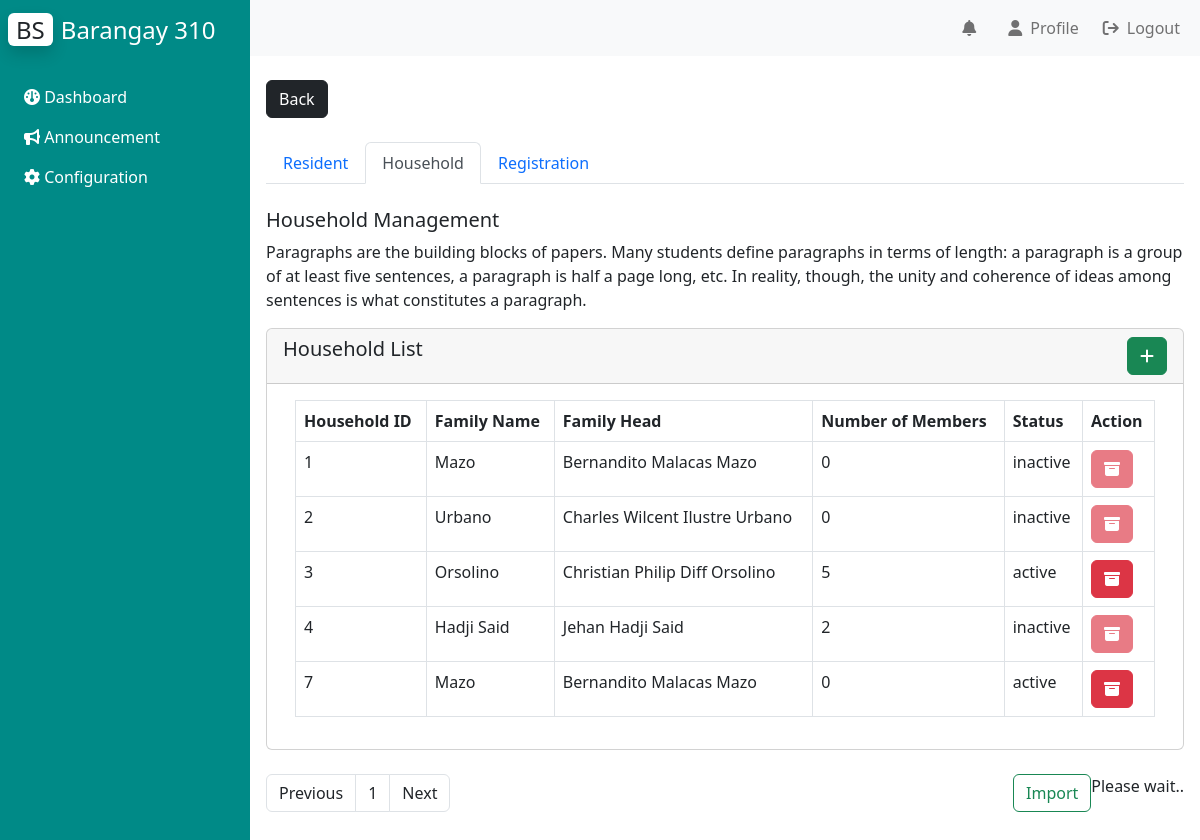
Screenshot of /Admin/resident_management/household_management/household_management.php (signed in) with the database file from the repository.
### tables this page shows
CREATE TABLE `bgy_info` (
  `id` int(10) NOT NULL AUTO_INCREMENT,
  `color_theme` varchar(10) NOT NULL,
  `logo_url` text NOT NULL,
  `bgy_name` text NOT NULL,
  `vision` text DEFAULT NULL,
  `mission` text DEFAULT NULL,
  `city` varchar(50) DEFAULT NULL,
  `background_url` varchar(100) DEFAULT NULL,
  PRIMARY KEY (`id`)
);

CREATE TABLE `tblhousehold` (
  `household_id` int(11) NOT NULL AUTO_INCREMENT,
  `household_member` int(10) DEFAULT NULL,
  `household_head_ID` int(11) DEFAULT NULL,
  `household_name` varchar(50) NOT NULL,
  `status` varchar(10) NOT NULL,
  PRIMARY KEY (`household_id`),
  KEY `HEAD` (`household_head_ID`),
  CONSTRAINT `HEAD` FOREIGN KEY (`household_head_ID`) REFERENCES `resident_table` (`id`) ON DELETE SET NULL ON UPDATE SET NULL
);

CREATE TABLE `resident_table` (
  `id` int(11) NOT NULL AUTO_INCREMENT,
  `user_id` int(11) DEFAULT NULL,
  `fname` varchar(100) NOT NULL,
  `mname` varchar(100) NOT NULL,
  `lname` varchar(100) NOT NULL,
  `suffix` varchar(10) NOT NULL,
  `gender` varchar(10) NOT NULL,
  `birthplace` varchar(100) NOT NULL,
  `civilstatus` varchar(50) NOT NULL,
  `birthday` date NOT NULL,
  `household_ID` int(11) DEFAULT NULL,
  `unitnumber` int(50) NOT NULL,
  `purok` varchar(50) NOT NULL,
  `sitio` varchar(50) NOT NULL,
  `street` varchar(50) NOT NULL,
  `subdivision` varchar(50) NOT NULL,
  `contactnumber` varchar(50) DEFAULT NULL,
  `email` varchar(100) NOT NULL,
  `religion` varchar(100) NOT NULL,
  `occupation` varchar(100) NOT NULL,
  `education` varchar(100) NOT NULL,
  `nationality` varchar(100) NOT NULL,
  `disability` varchar(100) NOT NULL,
  `status` varchar(20) NOT NULL,
  PRIMARY KEY (`id`),
  KEY `test` (`user_id`),
  KEY `HOUSE` (`household_ID`),
  CONSTRAINT `HOUSE` FOREIGN KEY (`household_ID`) REFERENCES `tblhousehold` (`household_id`) ON DELETE SET NULL ON UPDATE SET NULL,
  CONSTRAINT `test` FOREIGN KEY (`user_id`) REFERENCES `tbluser` (`id`) ON DELETE NO ACTION ON UPDATE NO ACTION
);

### phpfiles/bgy_info.php (called while the page is built)
<?php
    include("connection.php");
    $query = "SELECT * FROM bgy_info;";
    $result = $conn -> query($query);
    $row = $result -> fetch_array();
?>

### Admin/resident_management/household_management/household_management.php (the view, shortened to what this page needs)
<?php
include('../../../phpfiles/connection.php');
?>
<!DOCTYPE html>
<html lang="en" dir="ltr">
<head>
    <link rel="stylesheet" href="style.css">
    <link href="https://cdn.jsdelivr.net/npm/bootstrap@5.2.0/dist/css/bootstrap.min.css" rel="stylesheet">
    <link rel="stylesheet" href="https://cdnjs.cloudflare.com/ajax/libs/font-awesome/6.1.2/css/all.min.css"/>
</head>
<body>
    <div class="main_container d-flex">
        <div class="sidebar" id="side_nav" style="background: <?php
        include("../../../phpfiles/bgy_info.php");
        echo $row[1];
        ?>">
            <div class="header-box px-2 pt-3 pb-4 d-flex justify-content-between">
                <h1 class=fs-4><span class="bg-white text-dark rounded shadow px-2 me-2">BS</span><span class="text-white">Barangay <?php
                                                                                                                                    include("../../../phpfiles/bgy_info.php");
                                                                                                                                    echo $row[3];
                                                                                                                                    ?></span></h1>
            </div>
            <ul class="list-unstyled px-2">
            <li class=""><a href="../../dashboard/dashboard.php" class="text-decoration-none px-3 py-2 d-block"><i class="fa-solid fa-gauge"></i>&nbsp;Dashboard</a></li>
            <li class=""><a href="../../announcement/announcement.php" class="text-decoration-none px-3 py-2 d-block"><i class="fa-solid fa-bullhorn"></i>&nbsp;Announcement</a></li>
            <li class=""><a href="../../configuration/configuration.php" class="text-decoration-none px-3 py-2 d-block"><i class="fa-solid fa-gear"></i>&nbsp;Configuration</a></li>
            </ul>
        </div>
        <div class="content">
            <nav class="navbar navbar-expand-lg navbar-light bg-light">
                <div class="container-fluid">
                    <?php
                        $queryc = "SELECT * FROM admin_notification WHERE status = '0'";
                        $resultc = $conn -> query($queryc);
                        $count = mysqli_num_rows($resultc);
                    ?>
                    <div class="collapse navbar-collapse justify-content-end" id="navbarSupportedContent">
                        <ul class="navbar-nav mb-2 mb-lg-0">
                            <li class="nav-item dropdown">
                                <a class="nav-link" aria-current="page" href="#" data-bs-toggle="dropdown" aria-expanded="false">
                                    <i class="fa-solid fa-bell px-2"></i><?php if($count != 0){?>
                                    <span class="bg-danger rounded-pill text-white badge" style = "position:relative;top:-10px;left:-20px;"><?php echo $count?></span>
                                    <?php }?>
                                </a>
                            </li>
                            <li class="nav-item">
                                <a class="nav-link" aria-current="page" href="../../../admin_profile_management/profile.php"><i class="fa-solid fa-user px-2"></i>Profile</a>
                            </li>
                            <li class="nav-item">
                                <a href="../../../Login/logout.php" class="nav-link" aria-current="page"><i class="fa-solid fa-arrow-right-from-bracket px-2"></i>Logout</a>
                            </li>
                        </ul>
                    </div>
                </div>
            </nav>
            <div class="dashboard-content px-3 py-4">
                <a href="../../dashboard/dashboard.php"><button type="button" class="btn btn-dark">Back</button></a>
                <br>
                <br>
                <ul class="nav nav-tabs">
                    <li class="nav-item">
                        <a class="nav-link" aria-current="page" href="../resident_management.php">Resident</a>
                    </li>
                    <li class="nav-item">
                        <a class="nav-link active" href="../household_management/household_management.php">Household</a>
                    </li>
                    <li class="nav-item">
                        <a class="nav-link" href="../residency_application/residency_application.php">Registration</a>
                    </li>
                </ul>
                <br>
                <h2 class="fs-5">Household Management</h2>
                <p>Paragraphs are the building blocks of papers. Many students define paragraphs in terms of length:
                    a paragraph is a group of at least five sentences, a paragraph is half a page long, etc. In reality,
                    though, the unity and coherence of ideas among sentences is what constitutes a paragraph.</p>
                <?php
                    if(isset($_GET['page'])){
                        $page = $_GET['page'];
                    } else {
                        $page = $_GET['page'];
                    }
                    $start = ($page-1) * 10;
                    $query = "SELECT H.*, R.fname, R.mname, R.lname, R.suffix FROM tblhousehold H INNER JOIN resident_table R ON H.household_head_ID = R.id LIMIT $start, 10;";
                    $result = $conn -> query($query);
                    $result1 = $conn -> query("SELECT count(household_id) as id FROM tblhousehold;");
                    $hhCount = $result1->fetch_assoc();
                    $total = $hhCount['id'];
                    $pages = ceil($total / 10);
                    if($page > 1){
                        $previous = $page - 1;
                    } else {
                        $previous = $page;
                    }
                    if($page < $pages){
                        $next = $page + 1;
                    } else {
                        $next = $page;
                    }
                ?>
                <div class="card">
                    <h5 class="card-header">Household List<button class="addhousehold btn btn-success" style="float: right"><i class="fa-solid fa-plus"></i></button></h5>
                    <div class="card-body">
                        <div class="container-fluid">
                            <div class="table-responsive" style="width: 100%;">
                                <table class="table table-bordered">
                                    <thead>
                                        <tr class="align-top">
                                            <th>Household ID</th>
                                            <th>Family Name</th>
                                            <th>Family Head</th>
                                            <th>Number of Members</th>
                                            <th>Status</th>
                                            <th>Action</th>
                                        </tr>
                                    </thead>
                                    <?php while($row = $result->fetch_assoc()){ ?>
                                    <tr>
                                        <td><?php echo $row["household_id"]; ?></td>
                                        <td><?php echo $row["household_name"]; ?></td>
                                        <td><?php echo $row["fname"] . ' ' . $row["mname"] . ' ' . $row["lname"] . ' ' . $row["suffix"]; ?></td>
                                        <td><?php echo $row["household_member"]; ?></td>
                                        <td><?php echo $row["status"]; ?></td>
                                        <td><button data-id="<?php echo $row['household_id']; ?>" class="edithousehold btn btn-danger" <?php
                                            if($row["status"] == "inactive"){
                                                echo "disabled";
                                            }
                                        ?>><i class="fa-solid fa-box-archive"></i></button></td>
                                    </tr>
                                    <?php } ?>
                                </table>
                            </div>
                        </div>
                    </div>
                </div><br>
                <nav aria-label="Page navigation example">
                    <div class="btn-group" role="group" aria-label="Basic example" style="float: right;">
                        <div><a class="import btn btn-outline-success">Import</a></div>
                        <div id="response">Please wait..</div>
                    </div>
                    <ul class="pagination">
                        <li class="page-item"><a class="page-link text-dark" href="household_management.php?page=<?php echo $previous;?>">Previous</a></li>
                        <?php for($i=1; $i<=$pages;$i++)
                        {?>
                            <li class="page-item"><a class="page-link text-dark" href="household_management.php?page=<?php echo $i;?>"><?php echo $i;?></a></li>
                        <?php
                        }?>
                        <li class="page-item"><a class="page-link text-dark" href="household_management.php?page=<?php echo $next;?>">Next</a></li>
                    </ul>
                </nav>
            </div>
        </div>
    </div>
</body>
</html>

### Admin/resident_management/household_management/style.css (style rules this page uses)
body { background: #eee; }
#side_nav { background: #000; min-width: 250px; max-width: 250px; transition: all 0.3s; }
.content { min-height: 100vh; width: calc(100% - 250px); }
.sidebar li a { color: #fff; }

### rows the page displays
bgy_info: bgy_name "310"
tblhousehold: household_id "1", household_name "Mazo", household_head_ID.fname "Bernandito", household_head_ID.mname "Malacas", household_head_ID.lname "Mazo", household_member "0", status "inactive"
tblhousehold: household_id "2", household_name "Urbano", household_head_ID.fname "Charles Wilcent", household_head_ID.mname "Ilustre", household_head_ID.lname "Urbano", household_member "0", status "inactive"
tblhousehold: household_id "3", household_name "Orsolino", household_head_ID.fname "Christian Philip", household_head_ID.mname "Diff", household_head_ID.lname "Orsolino", household_member "5", status "active"
tblhousehold: household_id "4", household_name "Hadji Said", household_head_ID.fname "Jehan", household_head_ID.lname "Hadji Said", household_member "2", status "inactive"
tblhousehold: household_id "7", household_name "Mazo", household_head_ID.fname "Bernandito", household_head_ID.mname "Malacas", household_head_ID.lname "Mazo", household_member "0", status "active"
